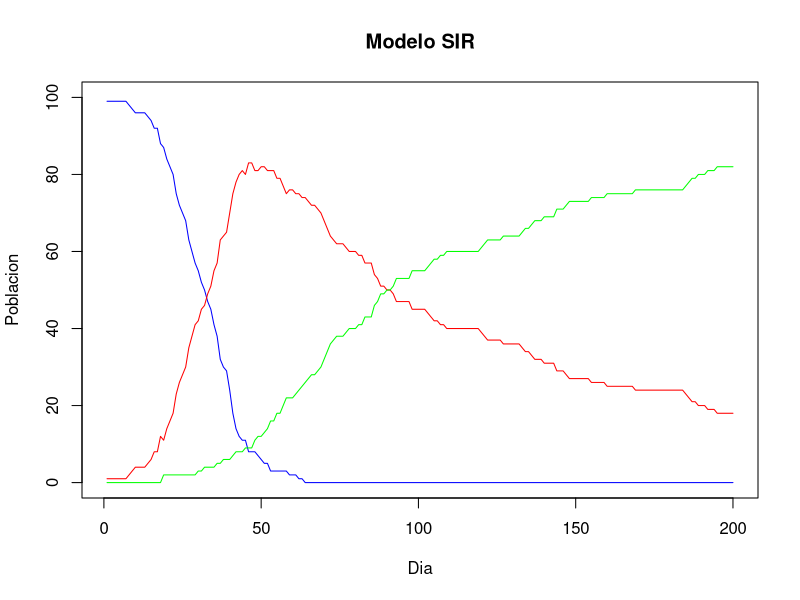

Write the R code that produced this figure.
t <- 1:200
N <- 100 
S <- rep(0, 200)  
I <- rep(0, 200) 
R <- rep(0, 200) 

pI <- 0.3
pR <- 0.01 
pC <- 0.5

I[1] <- 1             
R[1] <- 0              
S[1] <- N - I[1] - R[1] 


for (day in 2:200) {
  face_mask <- rbinom(1, S[day - 1], pC)
  
  if (S[day - 1] > 0) {
    effective_pI <- pI * (1 - face_mask / S[day - 1])
  } else {
    effective_pI <- 0
  }
  
  new_infected <- rbinom(1, S[day - 1], effective_pI * I[day - 1] / N)
  new_recovered <- rbinom(1, I[day - 1], pR)
  
  S[day] <- S[day - 1] - new_infected
  I[day] <- I[day - 1] + new_infected - new_recovered
  R[day] <- R[day - 1] + new_recovered
}

data.frame(Dia = t, Susceptibles = S, Infectados = I, Recuperados = R)

plot(t, S, type = "l", col = "blue", ylim = c(0, N), xlab = "Dia", ylab = "Poblacion", main = "Modelo SIR")
lines(t, I, col = "red")
lines(t, R, col = "green")